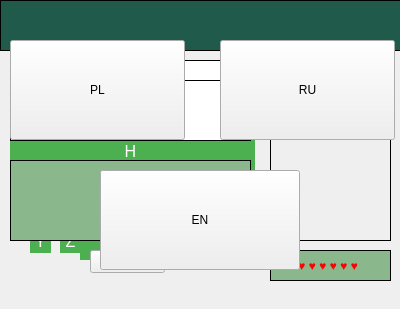
<?xml version="1.0" encoding="UTF-8"?>
<ui version="4.0">
 <class>MainWindow</class>
 <widget class="QMainWindow" name="MainWindow">
  <property name="geometry">
   <rect>
    <x>0</x>
    <y>0</y>
    <width>400</width>
    <height>309</height>
   </rect>
  </property>
  <property name="windowTitle">
   <string>Game</string>
  </property>
  <widget class="QWidget" name="centralWidget">
   <widget class="QLabel" name="label">
    <property name="geometry">
     <rect>
      <x>0</x>
      <y>50</y>
      <width>401</width>
      <height>261</height>
     </rect>
    </property>
    <property name="text">
     <string/>
    </property>
   </widget>
   <widget class="QLabel" name="label_2">
    <property name="enabled">
     <bool>true</bool>
    </property>
    <property name="geometry">
     <rect>
      <x>270</x>
      <y>100</y>
      <width>121</width>
      <height>141</height>
     </rect>
    </property>
    <property name="styleSheet">
     <string notr="true">border: 1px solid black;</string>
    </property>
    <property name="text">
     <string/>
    </property>
   </widget>
   <widget class="QLabel" name="label_3">
    <property name="geometry">
     <rect>
      <x>270</x>
      <y>70</y>
      <width>121</width>
      <height>21</height>
     </rect>
    </property>
    <property name="font">
     <font>
      <family>Comic Sans MS</family>
      <pointsize>10</pointsize>
      <weight>75</weight>
      <bold>true</bold>
     </font>
    </property>
    <property name="styleSheet">
     <string notr="true">background-color: #205A4B;
border: 1px solid black;</string>
    </property>
    <property name="text">
     <string>Status:</string>
    </property>
   </widget>
   <widget class="QLabel" name="label_4">
    <property name="geometry">
     <rect>
      <x>270</x>
      <y>250</y>
      <width>121</width>
      <height>31</height>
     </rect>
    </property>
    <property name="styleSheet">
     <string notr="true">background-color: #8AB88C;
border: 1px solid black;
color:red;
font: 11pt &quot;Comic Sans MS&quot;;</string>
    </property>
    <property name="text">
     <string> ♥ ♥ ♥ ♥ ♥ ♥ ♥ ♥</string>
    </property>
   </widget>
   <widget class="QLabel" name="label_5">
    <property name="enabled">
     <bool>true</bool>
    </property>
    <property name="geometry">
     <rect>
      <x>0</x>
      <y>0</y>
      <width>401</width>
      <height>51</height>
     </rect>
    </property>
    <property name="styleSheet">
     <string notr="true">background-color: #205A4B;
font: 15pt &quot;Comic Sans MS&quot;;
border: 1px solid black;</string>
    </property>
    <property name="text">
     <string/>
    </property>
   </widget>
   <widget class="QPushButton" name="pushButton">
    <property name="geometry">
     <rect>
      <x>10</x>
      <y>110</y>
      <width>115</width>
      <height>60</height>
     </rect>
    </property>
    <property name="styleSheet">
     <string notr="true">background-color: #4CAF50;
    border: none;
    color: white;
    text-align: center;
    text-decoration: none;
    display: inline-block;
    font-size: 16px;</string>
    </property>
    <property name="text">
     <string/>
    </property>
   </widget>
   <widget class="QPushButton" name="pushButton_2">
    <property name="geometry">
     <rect>
      <x>80</x>
      <y>200</y>
      <width>115</width>
      <height>60</height>
     </rect>
    </property>
    <property name="styleSheet">
     <string notr="true">background-color: #4CAF50;
    border: none;
    color: white;
    text-align: center;
    text-decoration: none;
    display: inline-block;
    font-size: 16px;</string>
    </property>
    <property name="text">
     <string/>
    </property>
   </widget>
   <widget class="QPushButton" name="pushButton_3">
    <property name="geometry">
     <rect>
      <x>140</x>
      <y>110</y>
      <width>115</width>
      <height>60</height>
     </rect>
    </property>
    <property name="styleSheet">
     <string notr="true">background-color: #4CAF50;
    border: none;
    color: white;
    text-align: center;
    text-decoration: none;
    display: inline-block;
    font-size: 16px;</string>
    </property>
    <property name="text">
     <string/>
    </property>
   </widget>
   <widget class="QLabel" name="label_6">
    <property name="enabled">
     <bool>true</bool>
    </property>
    <property name="geometry">
     <rect>
      <x>10</x>
      <y>60</y>
      <width>241</width>
      <height>41</height>
     </rect>
    </property>
    <property name="styleSheet">
     <string notr="true">border: 1px solid black;
background-color:white;
font: 75 12pt &quot;Comic Sans MS&quot;;</string>
    </property>
    <property name="text">
     <string/>
    </property>
   </widget>
   <widget class="QPushButton" name="pushButton_4">
    <property name="geometry">
     <rect>
      <x>30</x>
      <y>110</y>
      <width>21</width>
      <height>23</height>
     </rect>
    </property>
    <property name="styleSheet">
     <string notr="true">background-color: #4CAF50;
    border: none;
    color: white;
    text-align: center;
    text-decoration: none;
    display: inline-block;
    font-size: 16px;</string>
    </property>
    <property name="text">
     <string>A</string>
    </property>
   </widget>
   <widget class="QPushButton" name="pushButton_5">
    <property name="geometry">
     <rect>
      <x>60</x>
      <y>110</y>
      <width>21</width>
      <height>23</height>
     </rect>
    </property>
    <property name="styleSheet">
     <string notr="true">background-color: #4CAF50;
    border: none;
    color: white;
    text-align: center;
    text-decoration: none;
    display: inline-block;
    font-size: 16px;</string>
    </property>
    <property name="text">
     <string>Ą</string>
    </property>
   </widget>
   <widget class="QPushButton" name="pushButton_6">
    <property name="geometry">
     <rect>
      <x>90</x>
      <y>110</y>
      <width>21</width>
      <height>23</height>
     </rect>
    </property>
    <property name="styleSheet">
     <string notr="true">background-color: #4CAF50;
    border: none;
    color: white;
    text-align: center;
    text-decoration: none;
    display: inline-block;
    font-size: 16px;</string>
    </property>
    <property name="text">
     <string>B</string>
    </property>
   </widget>
   <widget class="QPushButton" name="pushButton_7">
    <property name="geometry">
     <rect>
      <x>120</x>
      <y>110</y>
      <width>21</width>
      <height>23</height>
     </rect>
    </property>
    <property name="styleSheet">
     <string notr="true">background-color: #4CAF50;
    border: none;
    color: white;
    text-align: center;
    text-decoration: none;
    display: inline-block;
    font-size: 16px;</string>
    </property>
    <property name="text">
     <string>C</string>
    </property>
   </widget>
   <widget class="QPushButton" name="pushButton_8">
    <property name="geometry">
     <rect>
      <x>150</x>
      <y>110</y>
      <width>21</width>
      <height>23</height>
     </rect>
    </property>
    <property name="styleSheet">
     <string notr="true">background-color: #4CAF50;
    border: none;
    color: white;
    text-align: center;
    text-decoration: none;
    display: inline-block;
    font-size: 16px;</string>
    </property>
    <property name="text">
     <string>Ć</string>
    </property>
   </widget>
   <widget class="QPushButton" name="pushButton_9">
    <property name="geometry">
     <rect>
      <x>180</x>
      <y>110</y>
      <width>21</width>
      <height>23</height>
     </rect>
    </property>
    <property name="styleSheet">
     <string notr="true">background-color: #4CAF50;
    border: none;
    color: white;
    text-align: center;
    text-decoration: none;
    display: inline-block;
    font-size: 16px;</string>
    </property>
    <property name="text">
     <string>D</string>
    </property>
   </widget>
   <widget class="QPushButton" name="pushButton_10">
    <property name="geometry">
     <rect>
      <x>30</x>
      <y>140</y>
      <width>21</width>
      <height>23</height>
     </rect>
    </property>
    <property name="styleSheet">
     <string notr="true">background-color: #4CAF50;
    border: none;
    color: white;
    text-align: center;
    text-decoration: none;
    display: inline-block;
    font-size: 16px;</string>
    </property>
    <property name="text">
     <string>Ę</string>
    </property>
   </widget>
   <widget class="QPushButton" name="pushButton_11">
    <property name="geometry">
     <rect>
      <x>60</x>
      <y>140</y>
      <width>21</width>
      <height>23</height>
     </rect>
    </property>
    <property name="styleSheet">
     <string notr="true">background-color: #4CAF50;
    border: none;
    color: white;
    text-align: center;
    text-decoration: none;
    display: inline-block;
    font-size: 16px;</string>
    </property>
    <property name="text">
     <string>F</string>
    </property>
   </widget>
   <widget class="QPushButton" name="pushButton_12">
    <property name="geometry">
     <rect>
      <x>90</x>
      <y>140</y>
      <width>21</width>
      <height>23</height>
     </rect>
    </property>
    <property name="styleSheet">
     <string notr="true">background-color: #4CAF50;
    border: none;
    color: white;
    text-align: center;
    text-decoration: none;
    display: inline-block;
    font-size: 16px;</string>
    </property>
    <property name="text">
     <string>G</string>
    </property>
   </widget>
   <widget class="QPushButton" name="pushButton_13">
    <property name="geometry">
     <rect>
      <x>120</x>
      <y>140</y>
      <width>21</width>
      <height>23</height>
     </rect>
    </property>
    <property name="styleSheet">
     <string notr="true">background-color: #4CAF50;
    border: none;
    color: white;
    text-align: center;
    text-decoration: none;
    display: inline-block;
    font-size: 16px;</string>
    </property>
    <property name="text">
     <string>H</string>
    </property>
   </widget>
   <widget class="QPushButton" name="pushButton_14">
    <property name="geometry">
     <rect>
      <x>150</x>
      <y>140</y>
      <width>21</width>
      <height>23</height>
     </rect>
    </property>
    <property name="styleSheet">
     <string notr="true">background-color: #4CAF50;
    border: none;
    color: white;
    text-align: center;
    text-decoration: none;
    display: inline-block;
    font-size: 16px;</string>
    </property>
    <property name="text">
     <string>I</string>
    </property>
   </widget>
   <widget class="QPushButton" name="pushButton_15">
    <property name="geometry">
     <rect>
      <x>180</x>
      <y>140</y>
      <width>21</width>
      <height>23</height>
     </rect>
    </property>
    <property name="styleSheet">
     <string notr="true">background-color: #4CAF50;
    border: none;
    color: white;
    text-align: center;
    text-decoration: none;
    display: inline-block;
    font-size: 16px;</string>
    </property>
    <property name="text">
     <string>J</string>
    </property>
   </widget>
   <widget class="QPushButton" name="pushButton_16">
    <property name="geometry">
     <rect>
      <x>210</x>
      <y>140</y>
      <width>21</width>
      <height>23</height>
     </rect>
    </property>
    <property name="styleSheet">
     <string notr="true">background-color: #4CAF50;
    border: none;
    color: white;
    text-align: center;
    text-decoration: none;
    display: inline-block;
    font-size: 16px;</string>
    </property>
    <property name="text">
     <string>K</string>
    </property>
   </widget>
   <widget class="QPushButton" name="pushButton_17">
    <property name="geometry">
     <rect>
      <x>210</x>
      <y>110</y>
      <width>21</width>
      <height>23</height>
     </rect>
    </property>
    <property name="styleSheet">
     <string notr="true">background-color: #4CAF50;
    border: none;
    color: white;
    text-align: center;
    text-decoration: none;
    display: inline-block;
    font-size: 16px;</string>
    </property>
    <property name="text">
     <string>E</string>
    </property>
   </widget>
   <widget class="QPushButton" name="pushButton_18">
    <property name="geometry">
     <rect>
      <x>30</x>
      <y>170</y>
      <width>21</width>
      <height>23</height>
     </rect>
    </property>
    <property name="styleSheet">
     <string notr="true">background-color: #4CAF50;
    border: none;
    color: white;
    text-align: center;
    text-decoration: none;
    display: inline-block;
    font-size: 16px;</string>
    </property>
    <property name="text">
     <string>L</string>
    </property>
   </widget>
   <widget class="QPushButton" name="pushButton_19">
    <property name="geometry">
     <rect>
      <x>60</x>
      <y>170</y>
      <width>21</width>
      <height>23</height>
     </rect>
    </property>
    <property name="styleSheet">
     <string notr="true">background-color: #4CAF50;
    border: none;
    color: white;
    text-align: center;
    text-decoration: none;
    display: inline-block;
    font-size: 16px;</string>
    </property>
    <property name="text">
     <string>Ł</string>
    </property>
   </widget>
   <widget class="QPushButton" name="pushButton_20">
    <property name="geometry">
     <rect>
      <x>90</x>
      <y>170</y>
      <width>21</width>
      <height>23</height>
     </rect>
    </property>
    <property name="styleSheet">
     <string notr="true">background-color: #4CAF50;
    border: none;
    color: white;
    text-align: center;
    text-decoration: none;
    display: inline-block;
    font-size: 16px;</string>
    </property>
    <property name="text">
     <string>M</string>
    </property>
   </widget>
   <widget class="QPushButton" name="pushButton_21">
    <property name="geometry">
     <rect>
      <x>120</x>
      <y>170</y>
      <width>21</width>
      <height>23</height>
     </rect>
    </property>
    <property name="styleSheet">
     <string notr="true">background-color: #4CAF50;
    border: none;
    color: white;
    text-align: center;
    text-decoration: none;
    display: inline-block;
    font-size: 16px;</string>
    </property>
    <property name="text">
     <string>N</string>
    </property>
   </widget>
   <widget class="QPushButton" name="pushButton_22">
    <property name="geometry">
     <rect>
      <x>150</x>
      <y>170</y>
      <width>21</width>
      <height>23</height>
     </rect>
    </property>
    <property name="styleSheet">
     <string notr="true">background-color: #4CAF50;
    border: none;
    color: white;
    text-align: center;
    text-decoration: none;
    display: inline-block;
    font-size: 16px;</string>
    </property>
    <property name="text">
     <string>Ń</string>
    </property>
   </widget>
   <widget class="QPushButton" name="pushButton_23">
    <property name="geometry">
     <rect>
      <x>180</x>
      <y>170</y>
      <width>21</width>
      <height>23</height>
     </rect>
    </property>
    <property name="styleSheet">
     <string notr="true">background-color: #4CAF50;
    border: none;
    color: white;
    text-align: center;
    text-decoration: none;
    display: inline-block;
    font-size: 16px;</string>
    </property>
    <property name="text">
     <string>O</string>
    </property>
   </widget>
   <widget class="QPushButton" name="pushButton_24">
    <property name="geometry">
     <rect>
      <x>180</x>
      <y>200</y>
      <width>21</width>
      <height>23</height>
     </rect>
    </property>
    <property name="styleSheet">
     <string notr="true">background-color: #4CAF50;
    border: none;
    color: white;
    text-align: center;
    text-decoration: none;
    display: inline-block;
    font-size: 16px;</string>
    </property>
    <property name="text">
     <string>U</string>
    </property>
   </widget>
   <widget class="QPushButton" name="pushButton_25">
    <property name="geometry">
     <rect>
      <x>30</x>
      <y>200</y>
      <width>21</width>
      <height>23</height>
     </rect>
    </property>
    <property name="styleSheet">
     <string notr="true">background-color: #4CAF50;
    border: none;
    color: white;
    text-align: center;
    text-decoration: none;
    display: inline-block;
    font-size: 16px;</string>
    </property>
    <property name="text">
     <string>P</string>
    </property>
   </widget>
   <widget class="QPushButton" name="pushButton_26">
    <property name="geometry">
     <rect>
      <x>60</x>
      <y>200</y>
      <width>21</width>
      <height>23</height>
     </rect>
    </property>
    <property name="styleSheet">
     <string notr="true">background-color: #4CAF50;
    border: none;
    color: white;
    text-align: center;
    text-decoration: none;
    display: inline-block;
    font-size: 16px;</string>
    </property>
    <property name="text">
     <string>R</string>
    </property>
   </widget>
   <widget class="QPushButton" name="pushButton_27">
    <property name="geometry">
     <rect>
      <x>90</x>
      <y>200</y>
      <width>21</width>
      <height>23</height>
     </rect>
    </property>
    <property name="styleSheet">
     <string notr="true">background-color: #4CAF50;
    border: none;
    color: white;
    text-align: center;
    text-decoration: none;
    display: inline-block;
    font-size: 16px;</string>
    </property>
    <property name="text">
     <string>S</string>
    </property>
   </widget>
   <widget class="QPushButton" name="pushButton_28">
    <property name="geometry">
     <rect>
      <x>90</x>
      <y>230</y>
      <width>21</width>
      <height>23</height>
     </rect>
    </property>
    <property name="styleSheet">
     <string notr="true">background-color: #4CAF50;
    border: none;
    color: white;
    text-align: center;
    text-decoration: none;
    display: inline-block;
    font-size: 16px;</string>
    </property>
    <property name="text">
     <string>Ż</string>
    </property>
   </widget>
   <widget class="QPushButton" name="pushButton_29">
    <property name="geometry">
     <rect>
      <x>150</x>
      <y>200</y>
      <width>21</width>
      <height>23</height>
     </rect>
    </property>
    <property name="styleSheet">
     <string notr="true">background-color: #4CAF50;
    border: none;
    color: white;
    text-align: center;
    text-decoration: none;
    display: inline-block;
    font-size: 16px;</string>
    </property>
    <property name="text">
     <string>T</string>
    </property>
   </widget>
   <widget class="QPushButton" name="pushButton_30">
    <property name="geometry">
     <rect>
      <x>180</x>
      <y>230</y>
      <width>21</width>
      <height>23</height>
     </rect>
    </property>
    <property name="styleSheet">
     <string notr="true">background-color: #4CAF50;
    border: none;
    color: white;
    text-align: center;
    text-decoration: none;
    display: inline-block;
    font-size: 16px;</string>
    </property>
    <property name="text">
     <string>V</string>
    </property>
   </widget>
   <widget class="QPushButton" name="pushButton_31">
    <property name="geometry">
     <rect>
      <x>30</x>
      <y>230</y>
      <width>21</width>
      <height>23</height>
     </rect>
    </property>
    <property name="styleSheet">
     <string notr="true">background-color: #4CAF50;
    border: none;
    color: white;
    text-align: center;
    text-decoration: none;
    display: inline-block;
    font-size: 16px;</string>
    </property>
    <property name="text">
     <string>Y</string>
    </property>
   </widget>
   <widget class="QPushButton" name="pushButton_32">
    <property name="geometry">
     <rect>
      <x>60</x>
      <y>230</y>
      <width>21</width>
      <height>23</height>
     </rect>
    </property>
    <property name="styleSheet">
     <string notr="true">background-color: #4CAF50;
    border: none;
    color: white;
    text-align: center;
    text-decoration: none;
    display: inline-block;
    font-size: 16px;</string>
    </property>
    <property name="text">
     <string>Z</string>
    </property>
   </widget>
   <widget class="QPushButton" name="pushButton_33">
    <property name="geometry">
     <rect>
      <x>120</x>
      <y>200</y>
      <width>21</width>
      <height>23</height>
     </rect>
    </property>
    <property name="styleSheet">
     <string notr="true">background-color: #4CAF50;
    border: none;
    color: white;
    text-align: center;
    text-decoration: none;
    display: inline-block;
    font-size: 16px;</string>
    </property>
    <property name="text">
     <string>Ś</string>
    </property>
   </widget>
   <widget class="QPushButton" name="pushButton_34">
    <property name="geometry">
     <rect>
      <x>120</x>
      <y>230</y>
      <width>21</width>
      <height>23</height>
     </rect>
    </property>
    <property name="styleSheet">
     <string notr="true">background-color: #4CAF50;
    border: none;
    color: white;
    text-align: center;
    text-decoration: none;
    display: inline-block;
    font-size: 16px;</string>
    </property>
    <property name="text">
     <string>Ź</string>
    </property>
   </widget>
   <widget class="QPushButton" name="pushButton_35">
    <property name="geometry">
     <rect>
      <x>150</x>
      <y>230</y>
      <width>21</width>
      <height>23</height>
     </rect>
    </property>
    <property name="styleSheet">
     <string notr="true">background-color: #4CAF50;
    border: none;
    color: white;
    text-align: center;
    text-decoration: none;
    display: inline-block;
    font-size: 16px;</string>
    </property>
    <property name="text">
     <string>Q</string>
    </property>
   </widget>
   <widget class="QPushButton" name="pushButton_36">
    <property name="geometry">
     <rect>
      <x>210</x>
      <y>170</y>
      <width>21</width>
      <height>23</height>
     </rect>
    </property>
    <property name="styleSheet">
     <string notr="true">background-color: #4CAF50;
    border: none;
    color: white;
    text-align: center;
    text-decoration: none;
    display: inline-block;
    font-size: 16px;</string>
    </property>
    <property name="text">
     <string>Ó</string>
    </property>
   </widget>
   <widget class="QPushButton" name="pushButton_37">
    <property name="geometry">
     <rect>
      <x>210</x>
      <y>200</y>
      <width>21</width>
      <height>23</height>
     </rect>
    </property>
    <property name="styleSheet">
     <string notr="true">background-color: #4CAF50;
    border: none;
    color: white;
    text-align: center;
    text-decoration: none;
    display: inline-block;
    font-size: 16px;</string>
    </property>
    <property name="text">
     <string>W</string>
    </property>
   </widget>
   <widget class="QPushButton" name="pushButton_38">
    <property name="geometry">
     <rect>
      <x>210</x>
      <y>230</y>
      <width>21</width>
      <height>23</height>
     </rect>
    </property>
    <property name="styleSheet">
     <string notr="true">background-color: #4CAF50;
    border: none;
    color: white;
    text-align: center;
    text-decoration: none;
    display: inline-block;
    font-size: 16px;</string>
    </property>
    <property name="text">
     <string>X</string>
    </property>
   </widget>
   <widget class="QLabel" name="label_7">
    <property name="geometry">
     <rect>
      <x>10</x>
      <y>160</y>
      <width>241</width>
      <height>81</height>
     </rect>
    </property>
    <property name="styleSheet">
     <string notr="true">background-color: #8AB88C;
border: 1px solid black;
text-align: center;
text-decoration: none;
display: inline-block;
font-size: 16px;</string>
    </property>
    <property name="text">
     <string/>
    </property>
   </widget>
   <widget class="QPushButton" name="pushButton_39">
    <property name="geometry">
     <rect>
      <x>90</x>
      <y>250</y>
      <width>75</width>
      <height>23</height>
     </rect>
    </property>
    <property name="text">
     <string>Restart</string>
    </property>
   </widget>
   <widget class="QLabel" name="label_8">
    <property name="geometry">
     <rect>
      <x>10</x>
      <y>80</y>
      <width>241</width>
      <height>61</height>
     </rect>
    </property>
    <property name="styleSheet">
     <string notr="true">border: 1px solid black;
background-color:white;
font: 75 12pt &quot;Comic Sans MS&quot;;</string>
    </property>
    <property name="text">
     <string/>
    </property>
   </widget>
   <widget class="QPushButton" name="pushButton_40">
    <property name="geometry">
     <rect>
      <x>100</x>
      <y>170</y>
      <width>200</width>
      <height>100</height>
     </rect>
    </property>
    <property name="text">
     <string>EN</string>
    </property>
   </widget>
   <widget class="QPushButton" name="pushButton_41">
    <property name="geometry">
     <rect>
      <x>220</x>
      <y>40</y>
      <width>175</width>
      <height>100</height>
     </rect>
    </property>
    <property name="text">
     <string>RU</string>
    </property>
   </widget>
   <widget class="QPushButton" name="pushButton_42">
    <property name="geometry">
     <rect>
      <x>10</x>
      <y>40</y>
      <width>175</width>
      <height>100</height>
     </rect>
    </property>
    <property name="text">
     <string>PL</string>
    </property>
   </widget>
   <zorder>label</zorder>
   <zorder>label_2</zorder>
   <zorder>label_3</zorder>
   <zorder>label_4</zorder>
   <zorder>label_5</zorder>
   <zorder>label_6</zorder>
   <zorder>pushButton_4</zorder>
   <zorder>pushButton_5</zorder>
   <zorder>pushButton_6</zorder>
   <zorder>pushButton_7</zorder>
   <zorder>pushButton_8</zorder>
   <zorder>pushButton_9</zorder>
   <zorder>pushButton_10</zorder>
   <zorder>pushButton_11</zorder>
   <zorder>pushButton_12</zorder>
   <zorder>pushButton_13</zorder>
   <zorder>pushButton_14</zorder>
   <zorder>pushButton_15</zorder>
   <zorder>pushButton_16</zorder>
   <zorder>pushButton_17</zorder>
   <zorder>pushButton_18</zorder>
   <zorder>pushButton_19</zorder>
   <zorder>pushButton_20</zorder>
   <zorder>pushButton_21</zorder>
   <zorder>pushButton_22</zorder>
   <zorder>pushButton_23</zorder>
   <zorder>pushButton_24</zorder>
   <zorder>pushButton_25</zorder>
   <zorder>pushButton_26</zorder>
   <zorder>pushButton_27</zorder>
   <zorder>pushButton_28</zorder>
   <zorder>pushButton_29</zorder>
   <zorder>pushButton_30</zorder>
   <zorder>pushButton_31</zorder>
   <zorder>pushButton_32</zorder>
   <zorder>pushButton_33</zorder>
   <zorder>pushButton_34</zorder>
   <zorder>pushButton_35</zorder>
   <zorder>pushButton_36</zorder>
   <zorder>pushButton_37</zorder>
   <zorder>pushButton_38</zorder>
   <zorder>pushButton</zorder>
   <zorder>pushButton_2</zorder>
   <zorder>pushButton_3</zorder>
   <zorder>label_7</zorder>
   <zorder>pushButton_39</zorder>
   <zorder>label_8</zorder>
   <zorder>pushButton_40</zorder>
   <zorder>pushButton_41</zorder>
   <zorder>pushButton_42</zorder>
  </widget>
 </widget>
 <layoutdefault spacing="6" margin="11"/>
 <resources/>
 <connections/>
</ui>
